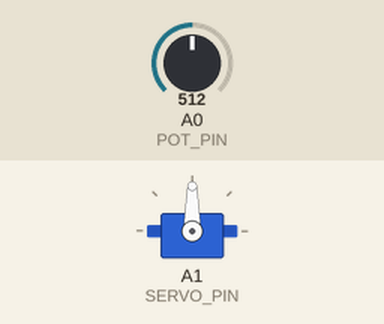
The sketch below on a simulated Arduino Uno, built with avr-gcc and run on an emulated ATmega328P. On the bench: servo. Inputs (shaded band) come from the test bench; at power-on: A0 (POT_PIN) = 512.

Above: at 1.2 s.
1.3 s: A0 (POT_PIN) set to 716
At 2.3 s:
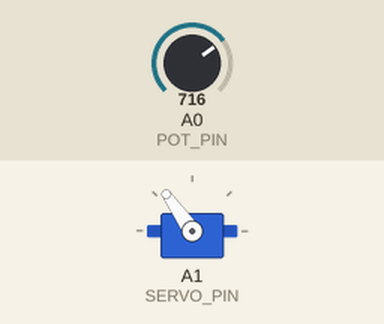
2.8 s: A0 (POT_PIN) set to 900
At 3.3 s:
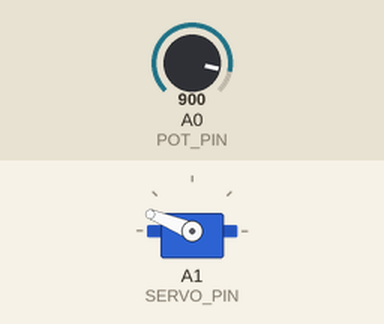
4.3 s: A0 (POT_PIN) set to 1023
At 5.5 s:
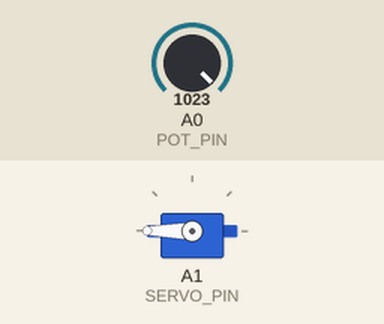
5.8 s: A0 (POT_PIN) set to 306
At 6.6 s:
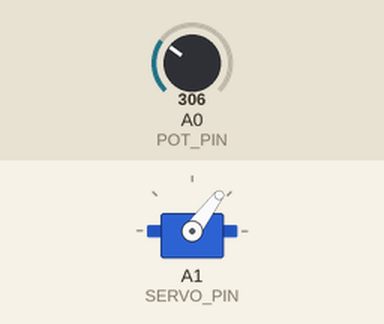
7.3 s: A0 (POT_PIN) set to 122
At 7.6 s:
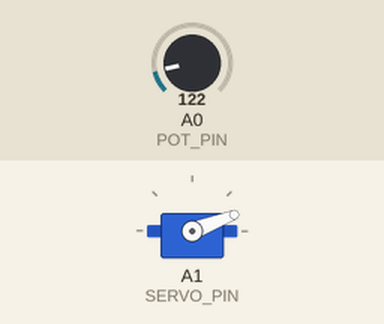
Timing chart, 0 to 9.8 s (numbered marks = the images above; inputs shaded):
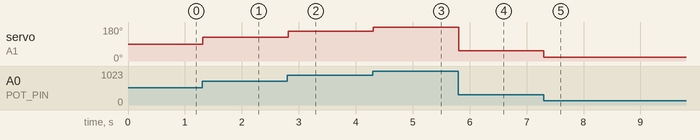

Measured:
- after the input at 1.3 s, servo on A1 (SERVO_PIN): 90° → 125° at once
- after the input at 2.8 s, servo on A1 (SERVO_PIN): 125° → 158° at once
- after the input at 4.3 s, servo on A1 (SERVO_PIN): 158° → 180° at once
- after the input at 5.8 s, servo on A1 (SERVO_PIN): 180° → 53° at once
- after the input at 7.3 s, servo on A1 (SERVO_PIN): 53° → 21° at once

The sketch:

09-Servo.ino
```cpp
/*
  Exemplo de controle de servomotor para a Franzininho C0
  Faz leitura da posição de um potenciômetro usando o ADC
  e usa o valor lido para controlar um servomotor

  05/11/23 Daniel Quadros
*/

#include <Servo.h>

#define POT_PIN A0
#define SERVO_PIN A1

Servo servo;

// Iniciação
void setup() {
  // Inicia o controle do Servo
  servo.attach(SERVO_PIN);
}

// Loop principal
void loop() {
  int adc = analogRead(POT_PIN);
  int pos = map(adc, 0, 1023, 0, 180);
  servo.write(pos);
  delay(20);
}
```
